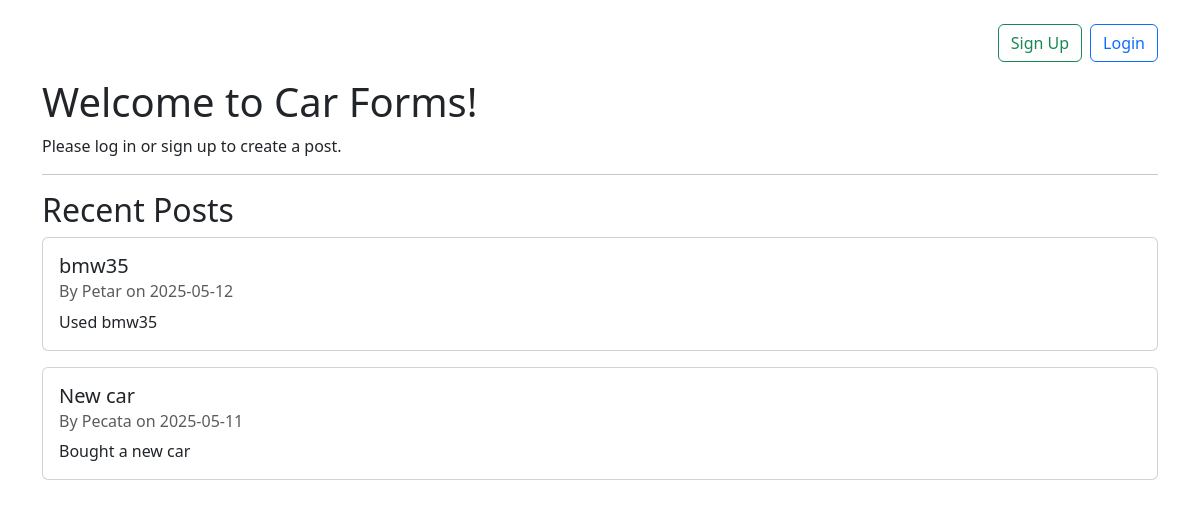
The page /home on the database its author committed.
### Car_forms/models.py (models this page shows, shortened)
class Post(db.Model):
    id = db.Column(db.Integer, primary_key=True)
    title = db.Column(db.String(100), nullable=False)
    date_posted = db.Column(db.DateTime, nullable=False, default=datetime.utcnow)
    content = db.Column(db.Text, nullable=False)
    user_id = db.Column(db.Integer, db.ForeignKey('user.id'), nullable=False)

class User(db.Model, UserMixin):
    id = db.Column(db.Integer, primary_key=True)
    username = db.Column(db.String(20), unique=True, nullable=False)
    email = db.Column(db.String(120), unique=True, nullable=False)
    image_file = db.Column(db.String(20), nullable=False, default='default.jpg')
    password = db.Column(db.String(60), nullable=False)
    posts = db.relationship('Post', backref='author', lazy=True)

### Car_forms/routes.py (the view)
@app.route("/")
@app.route("/home")
def home():
    post = Post.query.order_by(Post.date_posted.desc()).all()
    return render_template('home.html',posts=post, title='Home Page')

### Car_forms/templates/home.html (shortened to what this page needs)
<!DOCTYPE html>
<html lang="en">
<head>
    <link href="https://cdn.jsdelivr.net/npm/bootstrap@5.3.3/dist/css/bootstrap.min.css" rel="stylesheet">
</head>
<body>
    <div class="container mt-4">
        <div class="d-flex justify-content-end align-items-center mb-3">
            {% if current_user.is_authenticated %}
                <a href="{{ url_for('about') }}" class="btn btn-outline-secondary me-2">About</a>
                <a href="{{ url_for('account') }}" class="btn btn-outline-primary me-2">Account</a>
                <a href="{{ url_for('logout') }}" class="btn btn-outline-danger me-2">Logout</a>
                <img src="{{ url_for('static', filename='profile_pics/' + current_user.image_file) }}" alt="Profile Picture" class="pfp">
            {% else %}
                <a href="{{ url_for('sign_up') }}" class="btn btn-outline-success me-2">Sign Up</a>
                <a href="{{ url_for('login') }}" class="btn btn-outline-primary">Login</a>
            {% endif %}
        </div>
        <h1>Welcome to Car Forms!</h1>
        {% if current_user.is_authenticated %}
            <p>Hello, {{ current_user.username }}!</p>
            <a href="{{ url_for('create_post') }}" class="btn btn-success mb-4">Create Post</a>
        {% else %}
            <p>Please log in or sign up to create a post.</p>
        {% endif %}
        <hr>
        <h2>Recent Posts</h2>
        {% for post in posts %}
            <div class="card mb-3">
                <div class="card-body">
                    <h5 class="card-title">{{ post.title }}</h5>
                    <h6 class="card-subtitle mb-2 text-muted">By {{ post.author.username }} on {{ post.date_posted.strftime('%Y-%m-%d') }}</h6>
                    <p class="card-text">{{ post.content }}</p>
                </div>
            </div>
        {% else %}
            <p>No posts have been created yet!</p>
        {% endfor %}
    </div>
</body>
</html>

### rows shown on the page
Post: title "bmw35", author.username "Petar", date_posted "2025-05-12", content "Used bmw35"
Post: title "New car", author.username "Pecata", date_posted "2025-05-11", content "Bought a new car"
